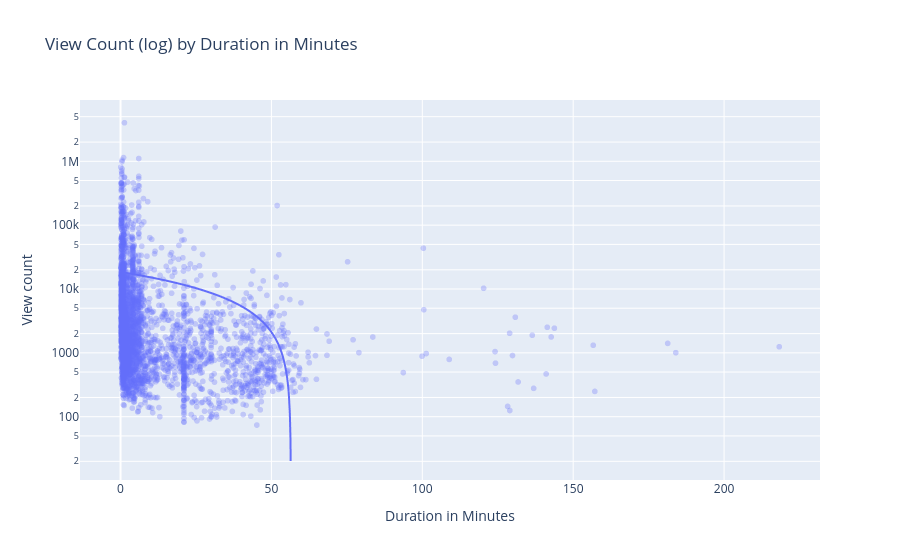

The notebook cell saved with this chart:
### Code cell
fig = px.scatter(
    df, x='dur_min', y='view_count',
    log_y=True,
    opacity=0.3,
    trendline='ols',
    hover_data='title',
    title='View Count (log) by Duration in Minutes',
    labels={'view_count': 'View count', 'dur_min': 'Duration in Minutes'}
    )
fig.show()

print(f'R is {df['dur_min'].corr(df['view_count'])}')

### Figure 1 — Plotly figure (JSON) as saved in the notebook; plotly's stock layout.template omitted (floating-point values rounded to 4 significant figures; data arrays with more than 128 entries replaced by an {"elided": "..."} marker saying what was removed)
{"data": [{"customdata": {"elided": "3571x1 str values"}, "hovertemplate": "Duration in Minutes=%{x}<br>View count=%{y}<br>title=%{customdata[0]}<extra></extra>", "legendgroup": "", "marker": {"color": "#636efa", "opacity": 0.3, "symbol": "circle"}, "mode": "markers", "name": "", "showlegend": false, "type": "scattergl", "x": {"elided": "3571 float values"}, "xaxis": "x", "y": {"elided": "3571 int values"}, "yaxis": "y"}, {"hovertemplate": "<b>OLS trendline</b><br>view_count = -327.546 * dur_min + 18488.4<br>R<sup>2</sup>=0.004237<br><br>Duration in Minutes=%{x}<br>View count=%{y} <b>(trend)</b><extra></extra>", "legendgroup": "", "marker": {"color": "#636efa", "symbol": "circle"}, "mode": "lines", "name": "", "showlegend": false, "type": "scattergl", "x": {"elided": "3571 float values"}, "xaxis": "x", "y": {"elided": "3571 float values"}, "yaxis": "y"}], "layout": {"legend": {"tracegroupgap": 0}, "title": {"text": "View Count (log) by Duration in Minutes"}, "xaxis": {"anchor": "y", "domain": [0, 1], "title": {"text": "Duration in Minutes"}}, "yaxis": {"anchor": "x", "domain": [0, 1], "title": {"text": "View count"}, "type": "log"}}}
